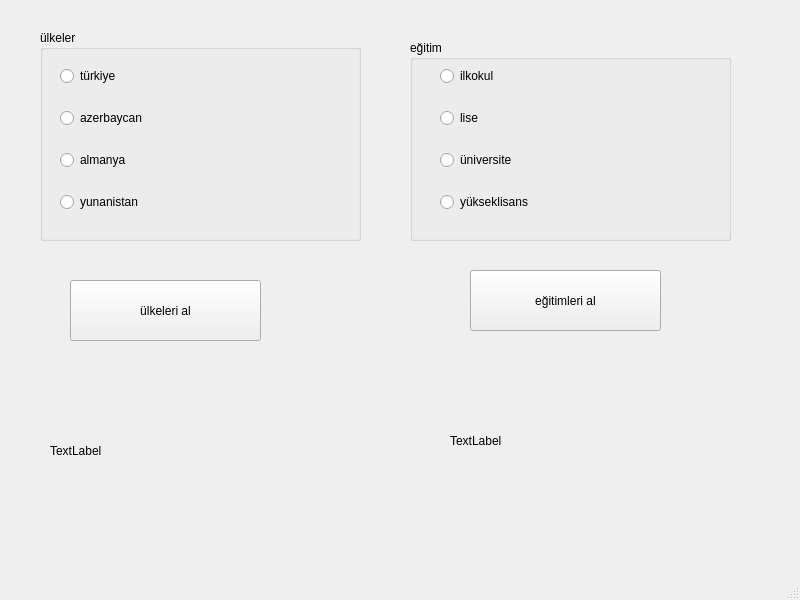
<?xml version="1.0" encoding="UTF-8"?>
<ui version="4.0">
 <class>MainWindow</class>
 <widget class="QMainWindow" name="MainWindow">
  <property name="geometry">
   <rect>
    <x>0</x>
    <y>0</y>
    <width>800</width>
    <height>600</height>
   </rect>
  </property>
  <property name="windowTitle">
   <string>MainWindow</string>
  </property>
  <widget class="QWidget" name="centralwidget">
   <widget class="QGroupBox" name="groupBox">
    <property name="geometry">
     <rect>
      <x>40</x>
      <y>30</y>
      <width>321</width>
      <height>211</height>
     </rect>
    </property>
    <property name="title">
     <string>ülkeler</string>
    </property>
    <widget class="QWidget" name="gridLayoutWidget">
     <property name="geometry">
      <rect>
       <x>20</x>
       <y>20</y>
       <width>271</width>
       <height>181</height>
      </rect>
     </property>
     <layout class="QGridLayout" name="gridLayout">
      <item row="4" column="0">
       <widget class="QRadioButton" name="radioButton_3">
        <property name="text">
         <string>almanya</string>
        </property>
       </widget>
      </item>
      <item row="5" column="0">
       <widget class="QRadioButton" name="radioButton_4">
        <property name="text">
         <string>yunanistan</string>
        </property>
       </widget>
      </item>
      <item row="1" column="0">
       <widget class="QRadioButton" name="radioButton">
        <property name="text">
         <string>türkiye</string>
        </property>
       </widget>
      </item>
      <item row="3" column="0">
       <widget class="QRadioButton" name="radioButton_2">
        <property name="text">
         <string>azerbaycan</string>
        </property>
       </widget>
      </item>
     </layout>
    </widget>
   </widget>
   <widget class="QGroupBox" name="groupBox_2">
    <property name="geometry">
     <rect>
      <x>410</x>
      <y>40</y>
      <width>321</width>
      <height>201</height>
     </rect>
    </property>
    <property name="title">
     <string>eğitim</string>
    </property>
    <widget class="QWidget" name="gridLayoutWidget_2">
     <property name="geometry">
      <rect>
       <x>30</x>
       <y>10</y>
       <width>271</width>
       <height>181</height>
      </rect>
     </property>
     <layout class="QGridLayout" name="gridLayout_2">
      <item row="3" column="0">
       <widget class="QRadioButton" name="radioButton_7">
        <property name="text">
         <string>üniversite</string>
        </property>
       </widget>
      </item>
      <item row="1" column="0">
       <widget class="QRadioButton" name="radioButton_5">
        <property name="text">
         <string>ilkokul</string>
        </property>
       </widget>
      </item>
      <item row="5" column="0">
       <widget class="QRadioButton" name="radioButton_8">
        <property name="text">
         <string>yükseklisans</string>
        </property>
       </widget>
      </item>
      <item row="2" column="0">
       <widget class="QRadioButton" name="radioButton_6">
        <property name="text">
         <string>lise</string>
        </property>
       </widget>
      </item>
     </layout>
    </widget>
   </widget>
   <widget class="QPushButton" name="pushButton">
    <property name="geometry">
     <rect>
      <x>70</x>
      <y>280</y>
      <width>191</width>
      <height>61</height>
     </rect>
    </property>
    <property name="text">
     <string>ülkeleri al</string>
    </property>
   </widget>
   <widget class="QPushButton" name="pushButton_2">
    <property name="geometry">
     <rect>
      <x>470</x>
      <y>270</y>
      <width>191</width>
      <height>61</height>
     </rect>
    </property>
    <property name="text">
     <string>eğitimleri al</string>
    </property>
   </widget>
   <widget class="QLabel" name="label">
    <property name="geometry">
     <rect>
      <x>50</x>
      <y>380</y>
      <width>241</width>
      <height>141</height>
     </rect>
    </property>
    <property name="text">
     <string>TextLabel</string>
    </property>
   </widget>
   <widget class="QLabel" name="label_2">
    <property name="geometry">
     <rect>
      <x>450</x>
      <y>370</y>
      <width>241</width>
      <height>141</height>
     </rect>
    </property>
    <property name="text">
     <string>TextLabel</string>
    </property>
   </widget>
  </widget>
  <widget class="QMenuBar" name="menubar">
   <property name="geometry">
    <rect>
     <x>0</x>
     <y>0</y>
     <width>800</width>
     <height>21</height>
    </rect>
   </property>
  </widget>
  <widget class="QStatusBar" name="statusbar"/>
 </widget>
 <resources/>
 <connections/>
</ui>
